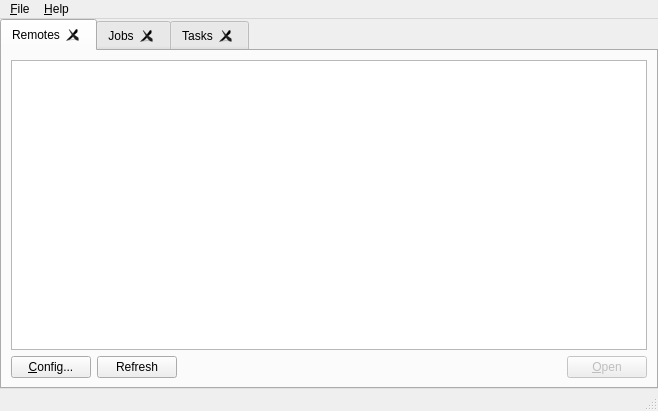
<?xml version="1.0" encoding="UTF-8"?>
<ui version="4.0">
    <class>MainWindow</class>
    <widget class="QMainWindow" name="MainWindow">
        <property name="geometry">
            <rect>
                <x>0</x>
                <y>0</y>
                <width>658</width>
                <height>411</height>
            </rect>
        </property>
        <property name="windowTitle">
            <string>Rclone Browser</string>
        </property>
        <widget class="QWidget" name="widgetMain">
            <layout class="QVBoxLayout" name="verticalLayout_3">
                <property name="spacing">
                    <number>0</number>
                </property>
                <property name="leftMargin">
                    <number>0</number>
                </property>
                <property name="topMargin">
                    <number>0</number>
                </property>
                <property name="rightMargin">
                    <number>0</number>
                </property>
                <property name="bottomMargin">
                    <number>0</number>
                </property>
                <item>
                    <widget class="QTabWidget" name="tabs">
                        <property name="currentIndex">
                            <number>0</number>
                        </property>
                        <property name="tabsClosable">
                            <bool>true</bool>
                        </property>
                        <widget class="QWidget" name="widget">
                            <attribute name="title">
                                <string>Remotes</string>
                            </attribute>
                            <layout class="QVBoxLayout" name="verticalLayout">
                                <item>
                                    <widget class="QListWidget" name="remotes">
                                        <property name="editTriggers">
                                            <set>QAbstractItemView::NoEditTriggers</set>
                                        </property>
                                        <property name="selectionBehavior">
                                            <enum>QAbstractItemView::SelectRows</enum>
                                        </property>
                                    </widget>
                                </item>
                                <item>
                                    <layout class="QHBoxLayout" name="horizontalLayout">
                                        <item>
                                            <widget class="QPushButton" name="config">
                                                <property name="sizePolicy">
                                                    <sizepolicy hsizetype="Fixed" vsizetype="Fixed">
                                                        <horstretch>0</horstretch>
                                                        <verstretch>0</verstretch>
                                                    </sizepolicy>
                                                </property>
                                                <property name="toolTip">
                                                    <string>&lt;html&gt;&lt;head/&gt;&lt;body&gt;&lt;p&gt;rclone config&lt;/p&gt;&lt;/body&gt;&lt;/html&gt;</string>
                                                </property>
                                                <property name="text">
                                                    <string>&amp;Config...</string>
                                                </property>
                                            </widget>
                                        </item>
                                        <item>
                                            <widget class="QPushButton" name="refresh">
                                                <property name="text">
                                                    <string>Refresh</string>
                                                </property>
                                            </widget>
                                        </item>
                                        <item>
                                            <spacer name="horizontalSpacer">
                                                <property name="orientation">
                                                    <enum>Qt::Horizontal</enum>
                                                </property>
                                                <property name="sizeHint" stdset="0">
                                                    <size>
                                                        <width>40</width>
                                                        <height>20</height>
                                                    </size>
                                                </property>
                                            </spacer>
                                        </item>
                                        <item>
                                            <widget class="QPushButton" name="open">
                                                <property name="enabled">
                                                    <bool>false</bool>
                                                </property>
                                                <property name="toolTip">
                                                    <string>&lt;html&gt;&lt;head/&gt;&lt;body&gt;&lt;p&gt;open remote&lt;/p&gt;&lt;/body&gt;&lt;/html&gt;</string>
                                                </property>
                                                <property name="text">
                                                    <string>&amp;Open</string>
                                                </property>
                                            </widget>
                                        </item>
                                    </layout>
                                </item>
                            </layout>
                        </widget>
                        <widget class="QWidget" name="tab">
                            <attribute name="title">
                                <string>Jobs</string>
                            </attribute>
                            <layout class="QVBoxLayout" name="verticalLayout_2">
                                <item>
                                    <widget class="QScrollArea" name="jobsArea">
                                        <property name="widgetResizable">
                                            <bool>true</bool>
                                        </property>
                                        <widget class="QWidget" name="scrollAreaWidgetContents">
                                            <property name="geometry">
                                                <rect>
                                                    <x>0</x>
                                                    <y>0</y>
                                                    <width>610</width>
                                                    <height>299</height>
                                                </rect>
                                            </property>
                                            <layout class="QVBoxLayout" name="verticalLayout_4">
                                                <property name="leftMargin">
                                                    <number>0</number>
                                                </property>
                                                <property name="topMargin">
                                                    <number>0</number>
                                                </property>
                                                <property name="rightMargin">
                                                    <number>0</number>
                                                </property>
                                                <property name="bottomMargin">
                                                    <number>0</number>
                                                </property>
                                                <item>
                                                    <layout class="QVBoxLayout" name="jobs">
                                                        <item>
                                                            <widget class="QLabel" name="noJobsAvailable">
                                                                <property name="text">
                                                                    <string>No jobs are available</string>
                                                                </property>
                                                            </widget>
                                                        </item>
                                                        <item>
                                                            <spacer name="verticalSpacer">
                                                                <property name="orientation">
                                                                    <enum>Qt::Vertical</enum>
                                                                </property>
                                                                <property name="sizeHint" stdset="0">
                                                                    <size>
                                                                        <width>20</width>
                                                                        <height>40</height>
                                                                    </size>
                                                                </property>
                                                            </spacer>
                                                        </item>
                                                    </layout>
                                                </item>
                                            </layout>
                                        </widget>
                                    </widget>
                                </item>
                            </layout>
                        </widget>
                        <widget class="QWidget" name="tasksTab">
                            <attribute name="title">
                                <string>Tasks</string>
                            </attribute>
                            <layout class="QVBoxLayout" name="verticalLayout_5">
                                <property name="leftMargin">
                                    <number>4</number>
                                </property>
                                <property name="topMargin">
                                    <number>4</number>
                                </property>
                                <property name="rightMargin">
                                    <number>0</number>
                                </property>
                                <property name="bottomMargin">
                                    <number>0</number>
                                </property>
                                <item>
                                    <widget class="QScrollArea" name="tasksArea">
                                        <property name="widgetResizable">
                                            <bool>true</bool>
                                        </property>
                                        <widget class="QWidget" name="scrollAreaWidgetContentsTasks">
                                            <property name="geometry">
                                                <rect>
                                                    <x>0</x>
                                                    <y>0</y>
                                                    <width>646</width>
                                                    <height>327</height>
                                                </rect>
                                            </property>
                                            <layout class="QVBoxLayout" name="verticalLayout_6">
                                                <item>
                                                    <widget class="QListWidget" name="tasksListWidget"/>
                                                </item>
                                                <item>
                                                    <layout class="QVBoxLayout" name="tasks"/>
                                                </item>
                                                <item>
                                                    <widget class="QWidget" name="tasksActionBar" native="true">
                                                        <property name="sizePolicy">
                                                            <sizepolicy hsizetype="Minimum" vsizetype="Preferred">
                                                                <horstretch>0</horstretch>
                                                                <verstretch>0</verstretch>
                                                            </sizepolicy>
                                                        </property>
                                                        <property name="minimumSize">
                                                            <size>
                                                                <width>200</width>
                                                                <height>20</height>
                                                            </size>
                                                        </property>
                                                        <property name="maximumSize">
                                                            <size>
                                                                <width>16777215</width>
                                                                <height>32</height>
                                                            </size>
                                                        </property>
                                                        <layout class="QHBoxLayout" name="horizontalLayout_2">
                                                            <property name="spacing">
                                                                <number>4</number>
                                                            </property>
                                                            <property name="leftMargin">
                                                                <number>4</number>
                                                            </property>
                                                            <property name="topMargin">
                                                                <number>4</number>
                                                            </property>
                                                            <property name="rightMargin">
                                                                <number>4</number>
                                                            </property>
                                                            <property name="bottomMargin">
                                                                <number>4</number>
                                                            </property>
                                                            <item>
                                                                <widget class="QPushButton" name="buttonDryrunTask">
                                                                    <property name="enabled">
                                                                        <bool>false</bool>
                                                                    </property>
                                                                    <property name="sizePolicy">
                                                                        <sizepolicy hsizetype="Fixed" vsizetype="Fixed">
                                                                            <horstretch>0</horstretch>
                                                                            <verstretch>0</verstretch>
                                                                        </sizepolicy>
                                                                    </property>
                                                                    <property name="minimumSize">
                                                                        <size>
                                                                            <width>0</width>
                                                                            <height>28</height>
                                                                        </size>
                                                                    </property>
                                                                    <property name="text">
                                                                        <string>-&gt; Dry Run</string>
                                                                    </property>
                                                                </widget>
                                                            </item>
                                                            <item>
                                                                <widget class="QPushButton" name="buttonRunTask">
                                                                    <property name="enabled">
                                                                        <bool>false</bool>
                                                                    </property>
                                                                    <property name="sizePolicy">
                                                                        <sizepolicy hsizetype="Fixed" vsizetype="Fixed">
                                                                            <horstretch>0</horstretch>
                                                                            <verstretch>0</verstretch>
                                                                        </sizepolicy>
                                                                    </property>
                                                                    <property name="minimumSize">
                                                                        <size>
                                                                            <width>0</width>
                                                                            <height>28</height>
                                                                        </size>
                                                                    </property>
                                                                    <property name="text">
                                                                        <string>Run</string>
                                                                    </property>
                                                                </widget>
                                                            </item>
                                                            <item>
                                                                <widget class="QPushButton" name="buttonEditTask">
                                                                    <property name="enabled">
                                                                        <bool>false</bool>
                                                                    </property>
                                                                    <property name="sizePolicy">
                                                                        <sizepolicy hsizetype="Fixed" vsizetype="Fixed">
                                                                            <horstretch>0</horstretch>
                                                                            <verstretch>0</verstretch>
                                                                        </sizepolicy>
                                                                    </property>
                                                                    <property name="minimumSize">
                                                                        <size>
                                                                            <width>0</width>
                                                                            <height>28</height>
                                                                        </size>
                                                                    </property>
                                                                    <property name="maximumSize">
                                                                        <size>
                                                                            <width>100</width>
                                                                            <height>16777215</height>
                                                                        </size>
                                                                    </property>
                                                                    <property name="layoutDirection">
                                                                        <enum>Qt::LeftToRight</enum>
                                                                    </property>
                                                                    <property name="text">
                                                                        <string>Edit</string>
                                                                    </property>
                                                                </widget>
                                                            </item>
                                                            <item>
                                                                <widget class="QPushButton" name="buttonDeleteTask">
                                                                    <property name="enabled">
                                                                        <bool>false</bool>
                                                                    </property>
                                                                    <property name="sizePolicy">
                                                                        <sizepolicy hsizetype="Fixed" vsizetype="Fixed">
                                                                            <horstretch>0</horstretch>
                                                                            <verstretch>0</verstretch>
                                                                        </sizepolicy>
                                                                    </property>
                                                                    <property name="minimumSize">
                                                                        <size>
                                                                            <width>0</width>
                                                                            <height>28</height>
                                                                        </size>
                                                                    </property>
                                                                    <property name="layoutDirection">
                                                                        <enum>Qt::LeftToRight</enum>
                                                                    </property>
                                                                    <property name="text">
                                                                        <string>Delete</string>
                                                                    </property>
                                                                </widget>
                                                            </item>
                                                        </layout>
                                                    </widget>
                                                </item>
                                            </layout>
                                        </widget>
                                    </widget>
                                </item>
                            </layout>
                        </widget>
                    </widget>
                </item>
            </layout>
        </widget>
        <widget class="QMenuBar" name="menuBar">
            <property name="geometry">
                <rect>
                    <x>0</x>
                    <y>0</y>
                    <width>658</width>
                    <height>22</height>
                </rect>
            </property>
            <widget class="QMenu" name="menuFile">
                <property name="title">
                    <string>&amp;File</string>
                </property>
                <addaction name="preferences"/>
                <addaction name="separator"/>
                <addaction name="quit"/>
            </widget>
            <widget class="QMenu" name="menuHelp">
                <property name="title">
                    <string>&amp;Help</string>
                </property>
                <addaction name="about"/>
                <addaction name="aboutQt"/>
            </widget>
            <addaction name="menuFile"/>
            <addaction name="menuHelp"/>
        </widget>
        <widget class="QStatusBar" name="statusBar"/>
        <action name="about">
            <property name="text">
                <string>&amp;About</string>
            </property>
            <property name="menuRole">
                <enum>QAction::AboutRole</enum>
            </property>
        </action>
        <action name="aboutQt">
            <property name="text">
                <string>About &amp;Qt</string>
            </property>
            <property name="menuRole">
                <enum>QAction::AboutQtRole</enum>
            </property>
        </action>
        <action name="preferences">
            <property name="text">
                <string>&amp;Preferences...</string>
            </property>
            <property name="menuRole">
                <enum>QAction::PreferencesRole</enum>
            </property>
        </action>
        <action name="quit">
            <property name="text">
                <string>&amp;Quit</string>
            </property>
            <property name="shortcut">
                <string>Ctrl+Q</string>
            </property>
            <property name="menuRole">
                <enum>QAction::QuitRole</enum>
            </property>
        </action>
    </widget>
    <tabstops>
        <tabstop>tabs</tabstop>
        <tabstop>remotes</tabstop>
        <tabstop>config</tabstop>
        <tabstop>refresh</tabstop>
        <tabstop>open</tabstop>
        <tabstop>jobsArea</tabstop>
    </tabstops>
    <resources/>
    <connections/>
</ui>
